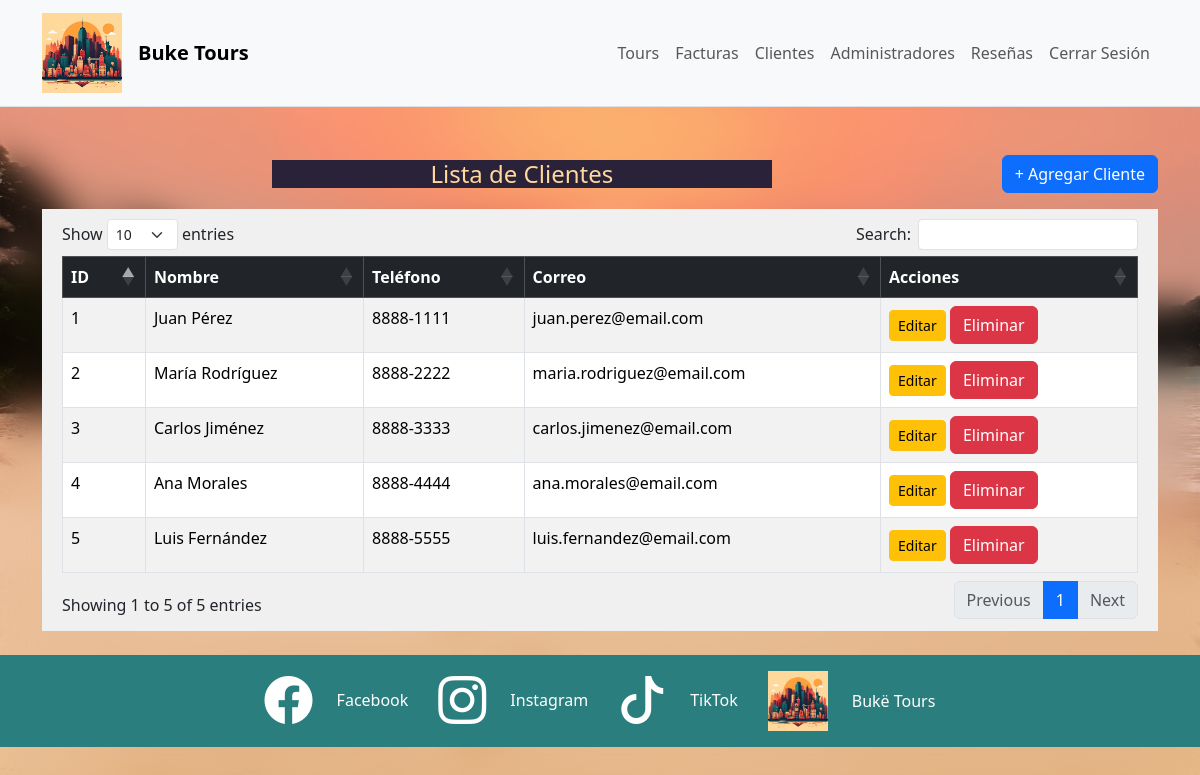
/admin/customers/index.php (signed in), run on the app's committed database.
### tables this page shows
CREATE TABLE customer (
    id INT UNSIGNED NOT NULL AUTO_INCREMENT,
    full_name VARCHAR(200) NOT NULL,
    email VARCHAR(150) NOT NULL,
    password_hash VARCHAR(255) NOT NULL,
    phone VARCHAR(120) NOT NULL,
    country VARCHAR(120) NOT NULL,
    passport VARCHAR(220) NOT NULL,
    lang VARCHAR(120) NOT NULL,
    genre ENUM('Masculino','Femenino') NOT NULL,
    home_addres VARCHAR(220) NOT NULL,
    city VARCHAR(220) NOT NULL,
    province VARCHAR(230) NOT NULL,
    zip_code VARCHAR(100) NOT NULL,
    birth_date DATE NULL,
    created_at TIMESTAMP DEFAULT CURRENT_TIMESTAMP,
    updated_at TIMESTAMP DEFAULT CURRENT_TIMESTAMP ON UPDATE CURRENT_TIMESTAMP,
    avatar_url VARCHAR(500),
    UNIQUE KEY uq_customer_email (email),
    UNIQUE KEY uq_customer_passport (passport),
    PRIMARY KEY (id)
  );

### admin/customers/index.php (the view, shortened to what this page needs)
<?php
$mysqli = openConnection();
$sqlCustomers = 'SELECT * FROM customer';
$customersDisponibles= $mysqli->prepare($sqlCustomers);
$customersDisponibles->execute();
$customersResult = $customersDisponibles->get_result();
?>
<!DOCTYPE html>
<html lang="es">
<head>
    <?php include '../../php/components/admin/styles/admin-common-styles.php'; ?>
    <link href="https://cdn.jsdelivr.net/npm/bootstrap@5.3.8/dist/css/bootstrap.min.css" rel="stylesheet" />
</head>
<body>
<?php include '../../php/components/admin/nav-bar-admin.php'; ?>
<div class="container py-4 mt-4">
    <div class="d-flex justify-content-between align-items-center mb-3">
        <h4 class="h4 m-auto titulo px-5">Lista de Clientes</h4>
        <a href="create.php" class="btn btn-primary"> + Agregar Cliente</a>
  </div>
    <div class="table-responsive">
        <table class="table table-striped table-bordered" id = "table-customers">
            <thead class="table-dark">
                <tr>
                    <th>ID</th>
                    <th>Nombre</th>
                    <th>Teléfono</th>
                    <th>Correo</th>
                    <th>Acciones</th>
                </tr>
            </thead>
            <tbody>
                <?php
                    if ($customersResult) {
                        while ($fila = $customersResult->fetch_assoc()):
                        ?>
                <tr>
                    <td><?php echo $fila["id"];?></td>
                    <td><?php echo $fila["full_name"];?></td>
                    <td><?php echo $fila["phone"];?></td>
                    <td><?php echo $fila["email"];?></td>
                    <td>
                        <a href="edit.php?id=<?php echo $fila["id"];?>" class="btn btn-sm btn-warning">Editar</a>
                        <a
                        href="#"
                        data-task-id="<?= htmlspecialchars($fila['id']); ?>"
                        class="btn btn-danger btn-eliminar-customer">
                        Eliminar
                    </a>
                    </td>
                </tr>
                    <?php endwhile;
                    }?>
            </tbody>
        </table>
    </div>
</div>
<?php
      include '../../php/components/admin/styles/footer.php'; ?>
</body>
</html>

### assets/css/admin/footer.css (style rules this page uses)
.titulo { color: #ffd89c !important; font-size: 22px; font-weight: bold; width: 100%; margin: 0 auto; background: #2a2238 !important; max-width: 500px; text-align: center; }
body { background: url("/Buke-Tours/assets/img/costa-rica.jpg") no-repeat; background-size: cover; width: 100%; background-attachment: fixed; backdrop-filter: blur(18px); -webkit-backdrop-filter: blur(18px); height: 100vh; }
form, .table-responsive { background: #f0f0f0; padding: 10px 20px; }

### data on the page
customer: id "1", full_name "Juan Pérez", phone "8888-1111", email "juan.perez@email.com"
customer: id "2", full_name "María Rodríguez", phone "8888-2222", email "maria.rodriguez@email.com"
customer: id "3", full_name "Carlos Jiménez", phone "8888-3333", email "carlos.jimenez@email.com"
customer: id "4", full_name "Ana Morales", phone "8888-4444", email "ana.morales@email.com"
customer: id "5", full_name "Luis Fernández", phone "8888-5555", email "luis.fernandez@email.com"
